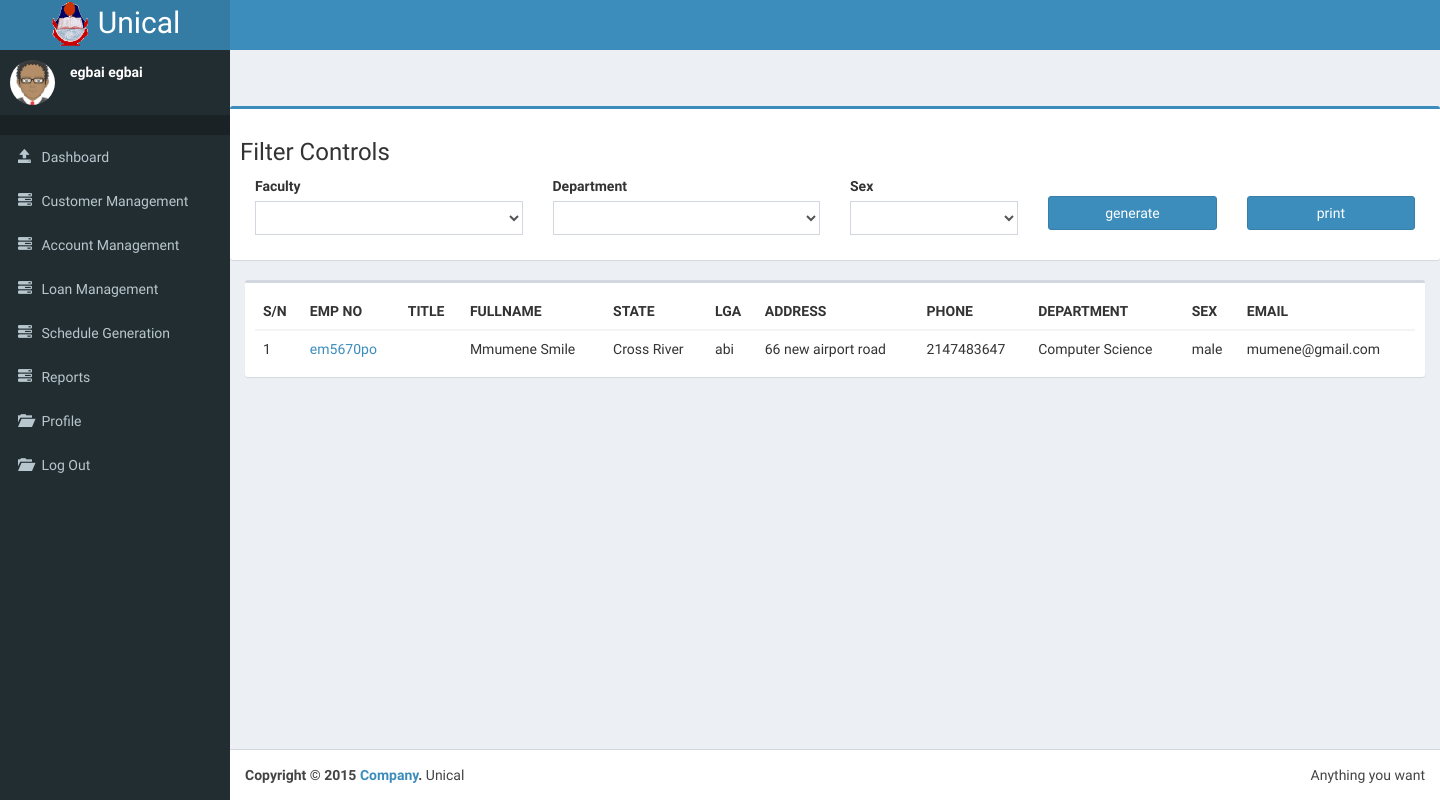
Page /teller/index.php?page=../customer_filter (signed in) on the earlier database version.
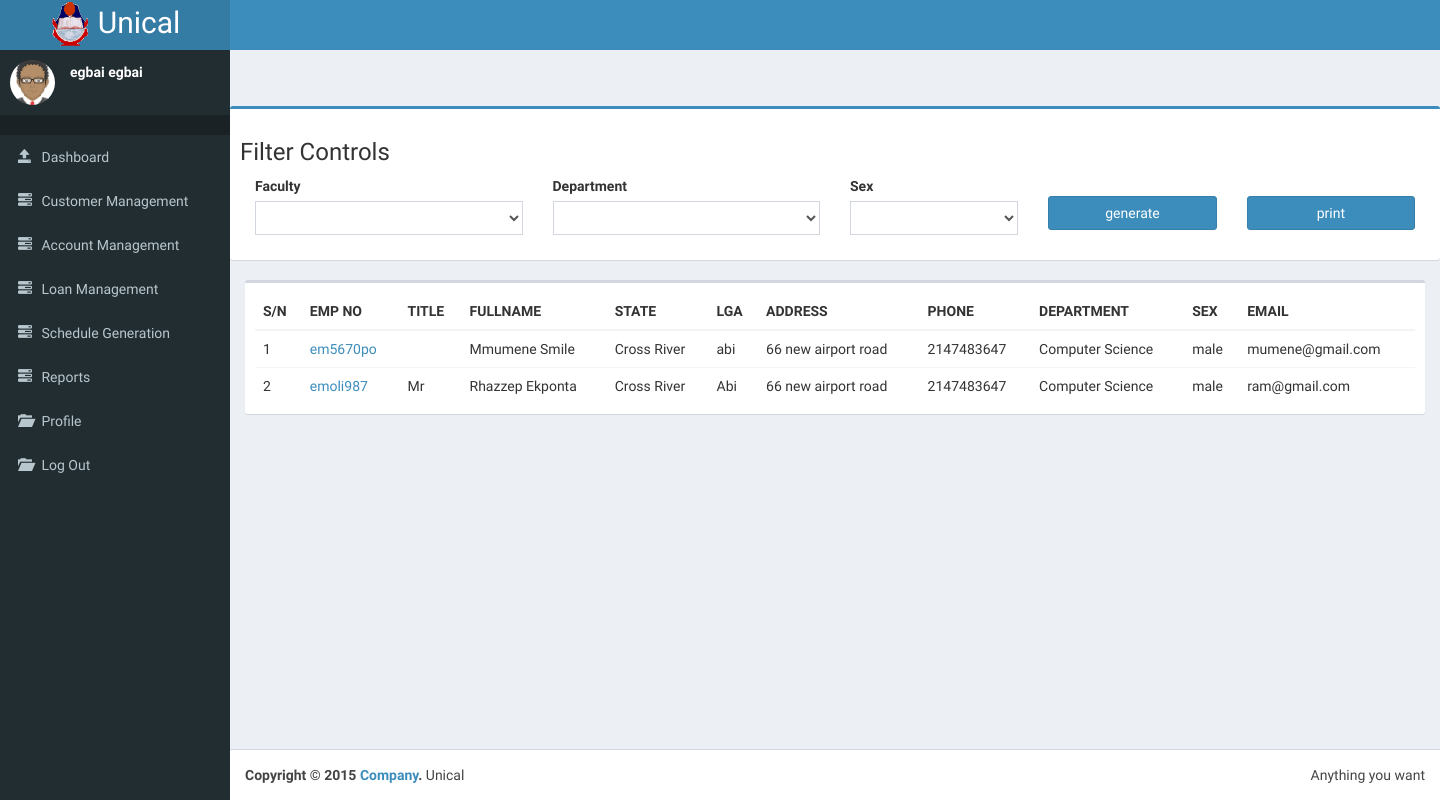
Same page on the later database version.
### tables this page shows
CREATE TABLE IF NOT EXISTS `customer` (
`id` int(11) NOT NULL,
  `middle_name` varchar(30) NOT NULL,
  `dob` date NOT NULL,
  `sex` text NOT NULL,
  `img_url` varchar(196) DEFAULT NULL,
  `faculty` int(11) DEFAULT NULL,
  `dept` int(11) DEFAULT NULL,
  `address` text,
  `phone` int(196) DEFAULT NULL,
  `state` text,
  `lga` text,
  `nok_name` text,
  `n_phone` int(11) DEFAULT NULL,
  `reg_date` date NOT NULL,
  `uname` varchar(124) NOT NULL,
  `pwd` text NOT NULL,
  `priviledge` int(124) NOT NULL,
  `email` varchar(124) DEFAULT NULL,
  `title` varchar(20) DEFAULT NULL,
  `surname` varchar(50) NOT NULL,
  `firstname` varchar(50) NOT NULL,
  `employee_no` varchar(124) DEFAULT NULL
);

CREATE TABLE IF NOT EXISTS `department` (
`id` int(11) NOT NULL,
  `dep_name` varchar(124) NOT NULL,
  `faculty` int(11) NOT NULL
);

### conf/db_connect.php (called while the page is built, shortened)
<?php
function query($string){
$rs = mysql_query($string) or die(mysql_error());
return $rs;
}
?>

### customer_filter.php (the view, shortened to what this page needs)
<div class="row">
<div class="col-md-13">
<div class="box box-primary">
<div class="box-body">
  <h3>Filter Controls</h3>
<div class="form-group col-xs-3">
  <label for="facul">Faculty</label>
  <select name="faculty" class="form-control" id="facul">
  <option></option>
  <?php
  $result = query("SELECT * FROM faculty");
  while($row=mysql_fetch_array($result)){
    $value = $row['id'];
    $name = $row['name'];
    ?>
    <option value="<?php echo $value; ?>"><?php echo $name;?></option>
    <?php
}
   ?>
  </select>
</div>
<div class="form-group col-xs-3">
  <label for="dept">Department</label>
<select class="form-control" id="dept" name="dept">
</select>
</div>
<div class="form-group col-xs-2">
  <label for="sex">Sex</label>
  <select name="sex" id="sex" name="sex" class="form-control">
  <option></option>
  <option value="male"> Male</option>
  </select>
</div>
<br>
<div class="form-group col-xs-2">
  <button class="form-control btn btn-primary" id="generate">generate</button>
</div>
<div class="form-group col-xs-2">
  <button  class="form-control btn btn-primary" id="print">print</button>
</div>
</div>
</div>
</div>
</div>
<div class="box">
   <div class="box-body" id="table_entry">
<table class="table" id="tableentry">
<thead>
  <tr>
    <th>S/N</th>
    <th>EMP NO</th>
    <th>TITLE</th>
    <th>FULLNAME</th>
    <th>STATE</th>
    <th>LGA</th>
    <th>ADDRESS</th>
    <th>PHONE</th>
    <th>DEPARTMENT</th>
    <th>SEX</th>
    <th>EMAIL</th>
  </tr>
</thead>
<tbody>
<?php
$result = query("SELECT employee_no, title, surname, firstname, dep_name, lga, state, customer.id, phone, address, email, sex FROM customer LEFT JOIN department ON customer.dept=department.id WHERE priviledge='2'");
$i = 0;
while ($row = mysql_fetch_array($result)) {
++$i;
$emp_no = $row['employee_no'];
$title = $row['title'];
$name = $row['surname'] . " " . $row['firstname'];
$state = $row['state'];
$lga = $row['lga'];
$dept = $row['dep_name'];
$addr = $row['address'];
$phone = $row['phone'];
$sex = $row['sex'];
$email = $row['email'];
$id = $row['id'];
?>
<tr>
  <td>
    <?php echo $i;?>
  </td>
<td><a href="index.php?page=../profile_search&id=<?php echo $id; ?>"><?php echo $emp_no;?></a></td>
<td><?php echo $title;?></td>
<td><?php echo $name;?></td>
<td><?php echo $state;?></td>
<td><?php echo $lga;?></td>
<td><?php echo $addr;?></td>
<td><?php echo $phone;?></td>
<td><?php echo $dept;?></td>
<td><?php echo $sex;?></td>
<td><?php echo $email;?></td>
</tr>
<?php
}
 ?>
</tbody>
</table>

Differences in the rows shown:
added customer: employee_no "emoli987", title "Mr", name "Rhazzep Ekponta", state "Cross River", lga "Abi", address "66 new airport road", phone "2147483647", department.dep_name "Computer Science", sex "male", email "ram@gmail.com"
